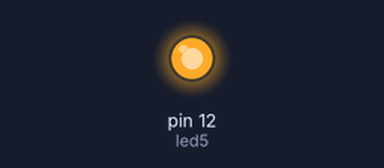
The sketch below on a simulated Arduino Uno, built with avr-gcc and run on an emulated ATmega328P. On the bench: output pins drawn as LEDs (lit = HIGH).

Above: at 0.1 s.
At 24.5 s:
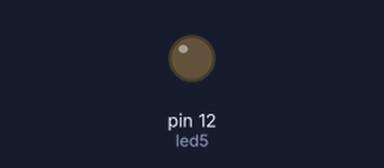
Timing chart, 0 to 26.0 s (numbered marks = the images above):
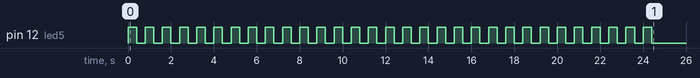

The sketch:

Ex.7__7.2.ino
```cpp
/****************************************************************
**                                                             **
**                         TÍTOL:                              **
**          Posar un nom representatiu del programa            **
**                                                             **
**  NOM: Alex P                      DATA: xx/xx/20xx **
****************************************************************/
//************************ INCLUDE ******************************

//*********************** VARIABLES *****************************
const byte led5 = 12;
int temps = 400;
int i=0;

//************************* SETUP *******************************

void setup() {               // configura el final de salida

pinMode(led5, OUTPUT);
  while(i<=30)
  {

    digitalWrite(led5, HIGH);    // posar a 5V el pin 12
    delay(temps);                  // es queden leds 500ms encesos
    digitalWrite(led5, LOW);     // posar a 0V el pin 12
    delay(temps);                  // es queden leds 500ms apagats
   i++;
  }

}

//*************************** LOOP ******************************

void loop() {               // inicia el bucle del programa


}

//************************ FUNCIONS ***************************** 
```
